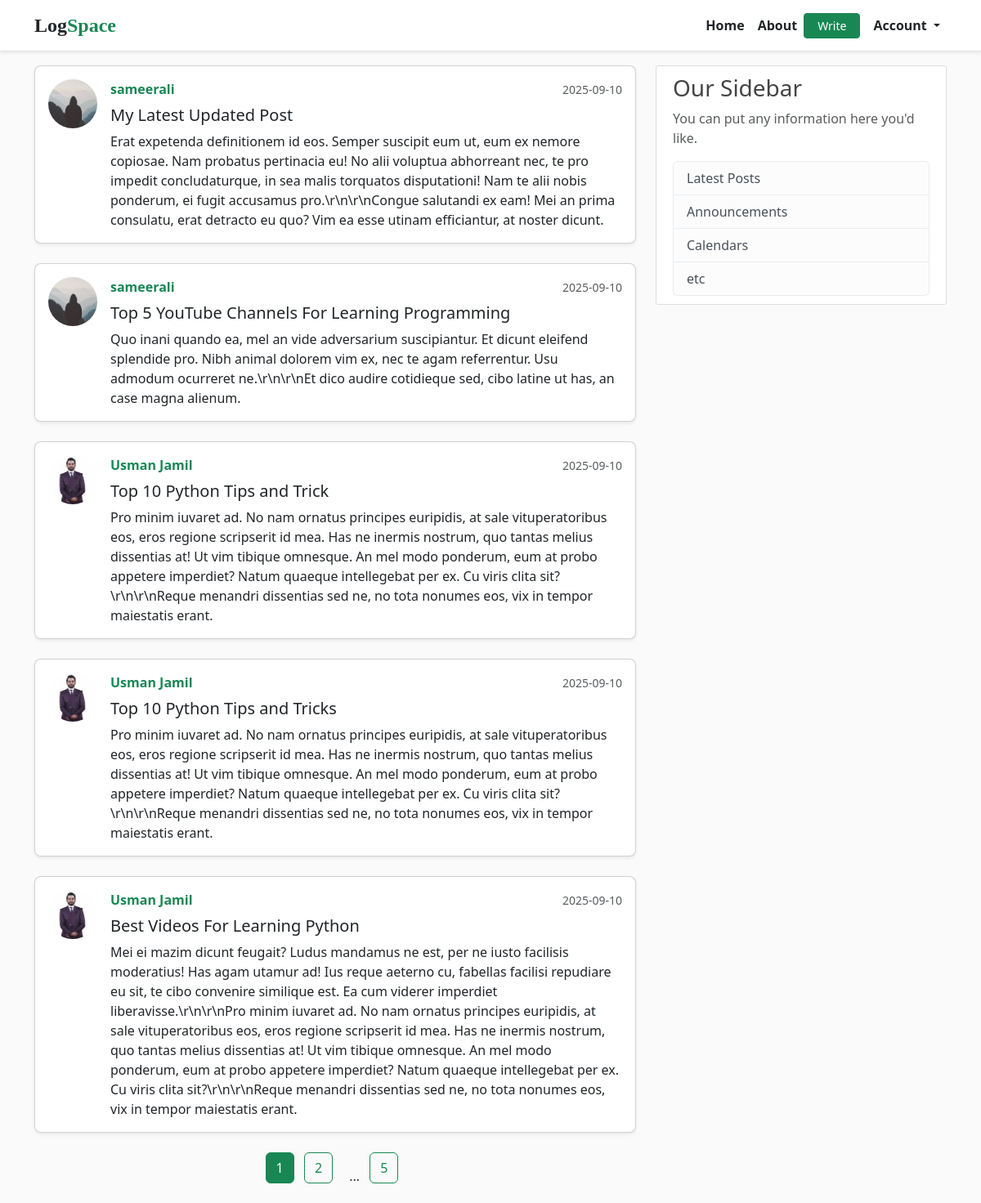
Screenshot of /home (signed in) with the database file from the repository.
### flaskblog/models.py (models this page shows, shortened)
class Post(db.Model):
    id = db.Column(db.Integer, primary_key=True)
    title = db.Column(db.String(100), nullable=False)
    date_posted = db.Column(db.DateTime, nullable=False, default=datetime.utcnow)
    content = db.Column(db.Text, nullable=False)
    user_id = db.Column(db.Integer, db.ForeignKey('user.id'), nullable=False)

class User(db.Model, UserMixin):
    id = db.Column(db.Integer, primary_key=True)
    username = db.Column(db.String(20), unique=True, nullable=False)
    email = db.Column(db.String(120), unique=True, nullable=False)
    image_file = db.Column(db.String(20), nullable=False, default='default.jpg')
    password = db.Column(db.String(60), nullable=False)
    posts = db.relationship('Post', backref='author', lazy=True)

### flaskblog/routes.py (the view)
@app.route("/")
@app.route("/home")
def home():
    page = request.args.get('page', 1, type=int)
    posts = Post.query.order_by(Post.date_posted.desc()).paginate(page=page, per_page=5)
    return render_template('home.html', posts=posts)

### flaskblog/models.py (called while the page is built)
@login_manager.user_loader
def load_user(user_id):
    return User.query.get(int(user_id))

### flaskblog/templates/home.html
{% extends 'layout.html' %}
{% block content %}
{% if not current_user.is_authenticated %}
<section class="bg-light text-dark text-center py-5 mb-5 rounded shadow">
  <div class="container">
    <h1 class="display-3 fw-bold mb-3">
      Welcome to
      <span style="font-family: Georgia, 'Times New Roman', Times, serif;" class="text-dark">
        Log<span class="text-success">Space</span>
      </span>
    </h1>
    <p class="lead text-muted mx-auto" style="max-width: 700px;">
      A modern space for writers and thinkers to share their stories and connect with readers.
    </p>
    <a href="{{ url_for('register') }}" class="btn btn-success btn-lg rounded-pill px-4">
      Get Started
    </a>
  </div>
</section>
<div class="container mb-5">
  <div class="row text-center">
    <div class="col-md-4 mb-4">
      <div class="p-4 h-100 border rounded shadow-sm">
        <h3 class="fw-bold">Write Freely</h3>
        <p class="text-muted">Share your ideas with a distraction-free editor designed for clarity and focus.</p>
      </div>
    </div>
    <div class="col-md-4 mb-4">
      <div class="p-4 h-100 border rounded shadow-sm">
        <h3 class="fw-bold">Connect Globally</h3>
        <p class="text-muted">Join a growing community of readers and writers from around the world.</p>
      </div>
    </div>
    <div class="col-md-4 mb-4">
      <div class="p-4 h-100 border rounded shadow-sm">
        <h3 class="fw-bold">Grow Your Voice</h3>
        <p class="text-muted">Build your presence, engage with readers, and let your stories make an impact.</p>
      </div>
    </div>
  </div>
</div>
<section class="bg-light py-5 text-center rounded shadow-sm">
  <div class="container">
    <h2 class="fw-bold mb-3">
      Start your journey with
      <span style="font-family: Georgia, 'Times New Roman', Times, serif;" class="text-dark">
        Log<span class="text-success">Space</span>
      </span>
    </h2>
    <p class="text-muted mb-4 fs-5">
      Your words matter. Begin today and inspire the world with your thoughts.
    </p>
    <a href="{{ url_for('register') }}" class="btn btn-success btn-lg rounded-pill px-4">
      Create an Account
    </a>
  </div>
</section>
{% else %}
{% for post in posts.items %}
<div class="card mb-4 shadow-sm rounded-3">
  <div class="card-body d-flex">
    <img
      class="rounded-circle me-3"
      src="{{ url_for('static', filename='profile_pics/' + post.author.image_file) }}"
      alt="{{ post.author.username }}"
      style="width: 60px; height: 60px; object-fit: cover;"
      onerror="this.onerror=null; this.src='/static/diverse-user-avatars.png';"
    >
    <div class="flex-grow-1">
      <div class="d-flex justify-content-between align-items-center mb-2">
        <a class="fw-bold text-decoration-none text-success" href="{{ url_for('user_posts', username=post.author.username) }}">
          {{ post.author.username }}
        </a>
        <small class="text-muted">{{ post.date_posted.strftime('%Y-%m-%d') }}</small>
      </div>
      <h5 class="card-title mb-2">
        <a class="text-dark text-decoration-none" href="{{ url_for('post', post_id=post.id) }}">
          {{ post.title }}
        </a>
      </h5>
      <p class="card-text">{{ post.content }}</p>
    </div>
  </div>
</div>
{% endfor %}
<div class="text-center mt-4">
  {% for page_num in posts.iter_pages(left_edge=1, right_edge=1, left_current=1, right_current=2) %}
    {% if page_num %}
      {% if posts.page == page_num %}
        <a class="btn btn-success mb-4 me-2" href="{{ url_for('home', page=page_num) }}">{{ page_num }}</a>
      {% else %}
        <a class="btn btn-outline-success mb-4 me-2" href="{{ url_for('home', page=page_num) }}">{{ page_num }}</a>
      {% endif %}
    {% else %}
      <span class="mx-2">...</span>
    {% endif %}
  {% endfor %}
</div>
{% endif %}
{% endblock content %}

### flaskblog/static/main.css (style rules this page uses)
body { background: #fafafa; color: #333333; margin-top: 5rem; }
h1, h2, h3, h4, h5, h6 { color: #444444; }

### flaskblog/templates/layout.html (style rules this page uses)
body { margin: 0 !important; padding: 0 !important; }

### rows the page displays
Post: image_file (placeholder picture), author.username "sameerali", date_posted "2025-09-10", title "My Latest Updated Post", content "Erat expetenda definitionem id eos. Semper suscipit eum ut, eum ex nemore copiosae. Nam probatus pertinacia eu! No alii voluptua abhorreant nec, te pro impedit concludaturque, in sea malis torquatos disputationi! Nam te alii nobis ponderum, ei fugit accusamus pro.\\r\\n\\r\\nCongue salutandi ex eam! Mei an prima consulatu, erat detracto eu quo? Vim ea esse utinam efficiantur, at noster dicunt."
Post: image_file (placeholder picture), author.username "sameerali", date_posted "2025-09-10", title "Top 5 YouTube Channels For Learning Programming", content "Quo inani quando ea, mel an vide adversarium suscipiantur. Et dicunt eleifend splendide pro. Nibh animal dolorem vim ex, nec te agam referrentur. Usu admodum ocurreret ne.\\r\\n\\r\\nEt dico audire cotidieque sed, cibo latine ut has, an case magna alienum."
Post: image_file (picture), author.username "Usman Jamil", date_posted "2025-09-10", title "Top 10 Python Tips and Trick", content "Pro minim iuvaret ad. No nam ornatus principes euripidis, at sale vituperatoribus eos, eros regione scripserit id mea. Has ne inermis nostrum, quo tantas melius dissentias at! Ut vim tibique omnesque. An mel modo ponderum, eum at probo appetere imperdiet? Natum quaeque intellegebat per ex. Cu viris clita sit?\\r\\n\\r\\nReque menandri dissentias sed ne, no tota nonumes eos, vix in tempor maiestatis erant."
Post: image_file (picture), author.username "Usman Jamil", date_posted "2025-09-10", title "Top 10 Python Tips and Tricks", content "Pro minim iuvaret ad. No nam ornatus principes euripidis, at sale vituperatoribus eos, eros regione scripserit id mea. Has ne inermis nostrum, quo tantas melius dissentias at! Ut vim tibique omnesque. An mel modo ponderum, eum at probo appetere imperdiet? Natum quaeque intellegebat per ex. Cu viris clita sit?\\r\\n\\r\\nReque menandri dissentias sed ne, no tota nonumes eos, vix in tempor maiestatis erant."
Post: image_file (picture), author.username "Usman Jamil", date_posted "2025-09-10", title "Best Videos For Learning Python", content "Mei ei mazim dicunt feugait? Ludus mandamus ne est, per ne iusto facilisis moderatius! Has agam utamur ad! Ius reque aeterno cu, fabellas facilisi repudiare eu sit, te cibo convenire similique est. Ea cum viderer imperdiet liberavisse.\\r\\n\\r\\nPro minim iuvaret ad. No nam ornatus principes euripidis, at sale vituperatoribus eos, eros regione scripserit id mea. Has ne inermis nostrum, quo tantas melius dissentias at! Ut vim tibique omnesque. An mel modo ponderum, eum at probo appetere imperdiet? Natum quaeque intellegebat per ex. Cu viris clita sit?\\r\\n\\r\\nReque menandri dissentias sed ne, no tota nonumes eos, vix in tempor maiestatis erant."

### other values shown
{{ page_num }} "1"
{{ page_num }} "2" "5"
